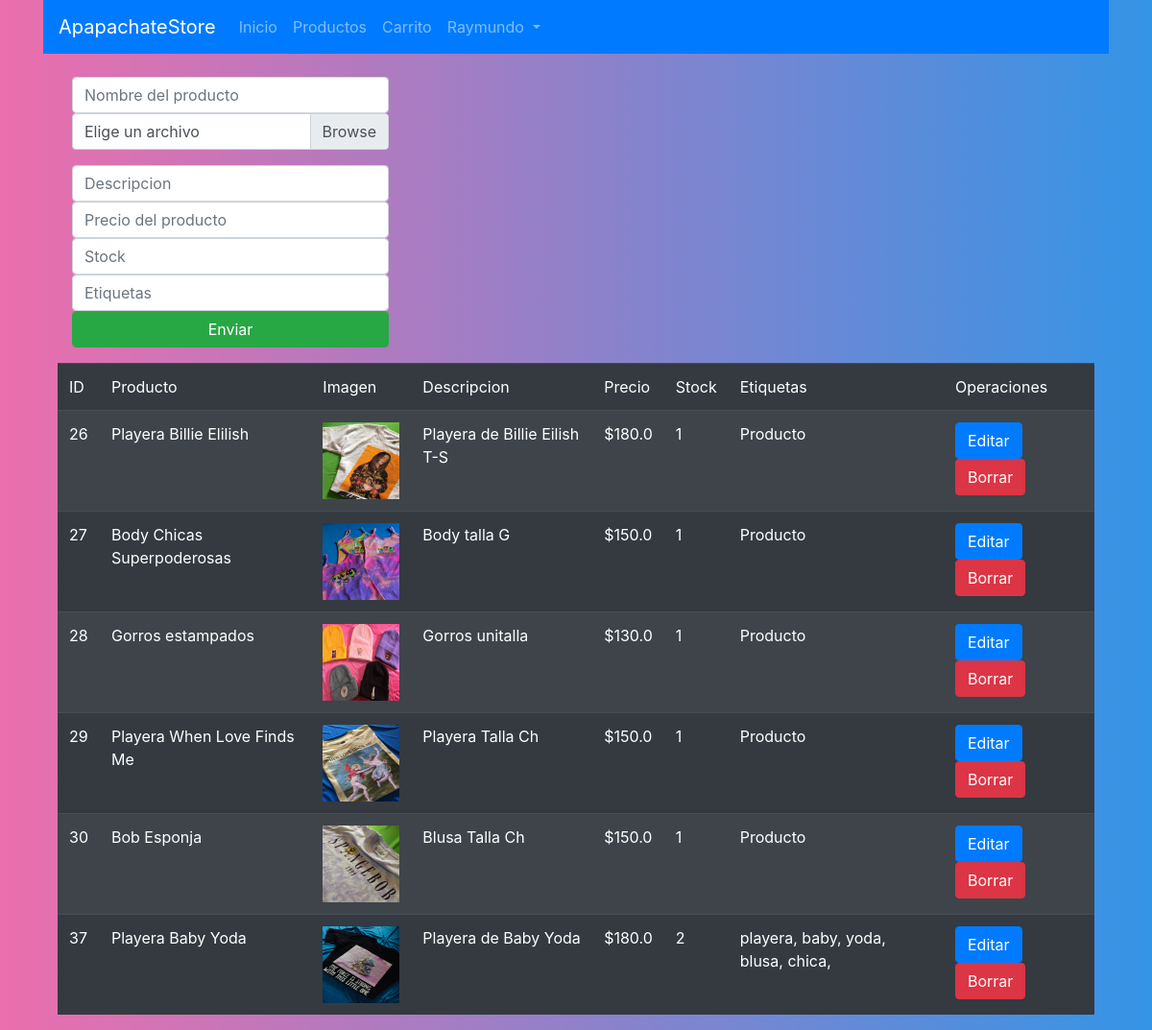
Page /storeManager (signed in) on the committed database.
### tables this page shows
CREATE TABLE "Productos" (
	"id"	INTEGER NOT NULL UNIQUE,
	"Producto"	TEXT NOT NULL,
	"Imagen"	TEXT NOT NULL UNIQUE,
	"Descripcion"	TEXT NOT NULL,
	"Precio"	REAL NOT NULL,
	"Inventario"	INTEGER NOT NULL DEFAULT 1,
	"Etiquetas"	TEXT NOT NULL DEFAULT 'Producto',
	PRIMARY KEY("id" AUTOINCREMENT)
);

### index.py (the view, shortened to what this page needs)
@app.route("/storeManager", methods =['POST','GET'])
def storeManager():
    if "username" in session:
        con = sqlite3.connect('mydb.db')
        cur = con.cursor()
        cur.execute('SELECT * FROM Productos')
        data = cur.fetchall()
        name = escape(session["username"])
        return render_template("storeManager.html", productos = data, opc = True, name = name )

### templates/storeManager.html (shortened to what this page needs)
{%extends "layout.html"%}
{% block log %}
{% if opc == True%}
<li class="nav-item dropdown">
    <a class="nav-link dropdown-toggle" href="#" id="navbarDropdown" role="button"
        data-toggle="dropdown" aria-haspopup="true" aria-expanded="false">
        {{name}}
    </a>
</li>
{% endif %}
{% endblock %}
{% block content %}
<form action="/add" method="POST" enctype="multipart/form-data">
    <div class="container align-items-center mt-4">
        <div class="form-group col-sm-4" >
            <input type="text" class="form-control" name="producto" id="producto" placeholder="Nombre del producto">
            <div class="input-group mb-3">
                <div>
                    <label class="custom-file-label">Elige un archivo</label>
                </div>
            </div>
            <input type="text" class="form-control" name="descripcion" id="descripcion" placeholder="Descripcion">
            <input type="number" class="form-control" name="precio" id="precio" placeholder="Precio del producto">
            <input type="number" class="form-control" name="inventario" id="inventario" placeholder="Stock">
            <input type="text" class="form-control" name="etiquetas" id="etiquetas" placeholder="Etiquetas">
            <input type="submit" value="Enviar" class="btn btn-success form-control">
        </div>
    </div>
</form>
<div class="container">
    <table class="table table-striped table-dark table-responsive">
        <thead class="thead-dark">
            <tr>
                <td>ID</td>
                <td>Producto</td>
                <td>Imagen</td>
                <td>Descripcion</td>
                <td>Precio</td>
                <td>Stock</td>
                <td>Etiquetas</td>
                <td>Operaciones</td>
            </tr>
        </thead>
        <tbody>
            {% for producto in productos %}
                <tr>
                    <td>{{ producto.0 }}</td>
                    <td>{{ producto.1 }}</td>
                    <td><img src="{{url_for('static', filename=producto.2)}}"  style="width: 80px; height: 80px;"></td>
                    <td>{{ producto.3 }}</td>
                    <td>${{ producto.4 }}</td>
                    <td>{{ producto.5 }}</td>
                    <td>{{ producto.6 }}</td>
                    <td>
                        <a href="/edit/{{producto.0}}" class="btn btn-primary">Editar</a>
                        <a href="/delete/{{producto.0}}" class="btn btn-danger">Borrar</a>
                    </td>
                </tr>
            {% endfor %}
        </tbody>
    </table>
</div>
{% endblock %}

### static/estilos.css (style rules this page uses)
body { background: #3494E6; background: -webkit-linear-gradient(to right, #EC6EAD, #3494E6); background: linear-gradient(to right, #EC6EAD, #3494E6); }

### rows in the picture
Productos: id "26", Producto "Playera Billie Elilish", Imagen (picture), Descripcion "Playera de Billie Eilish T-S", Precio "180.0", Inventario "1", Etiquetas "Producto"
Productos: id "27", Producto "Body Chicas Superpoderosas", Imagen (picture), Descripcion "Body talla G", Precio "150.0", Inventario "1", Etiquetas "Producto"
Productos: id "28", Producto "Gorros estampados", Imagen (picture), Descripcion "Gorros unitalla", Precio "130.0", Inventario "1", Etiquetas "Producto"
Productos: id "29", Producto "Playera When Love Finds Me", Imagen (picture), Descripcion "Playera Talla Ch", Precio "150.0", Inventario "1", Etiquetas "Producto"
Productos: id "30", Producto "Bob Esponja", Imagen (picture), Descripcion "Blusa Talla Ch", Precio "150.0", Inventario "1", Etiquetas "Producto"
Productos: id "37", Producto "Playera Baby Yoda", Imagen (picture), Descripcion "Playera de Baby Yoda", Precio "180.0", Inventario "2", Etiquetas "playera, baby, yoda, blusa, chica,"

### other values in the picture
{{ name }} "Raymundo"
